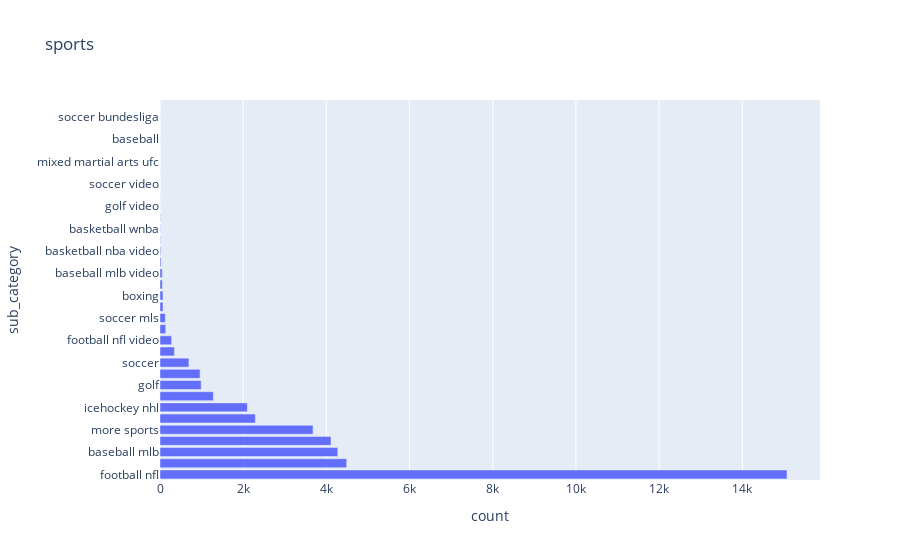

Notebook source saved alongside this figure:
### Code cell
for scc, category in subcategory_counts:
    if category != "sports":
        continue
    fig = px.bar(scc, y="sub_category", x="count", title=category)
    fig.show()

### Figure 1 — Plotly figure (JSON) as saved in the notebook; plotly's stock layout.template omitted (floating-point values rounded to 4 significant figures)
{"data": [{"alignmentgroup": "True", "hovertemplate": "count=%{x}<br>sub_category=%{y}<extra></extra>", "legendgroup": "", "marker": {"color": "#636efa", "pattern": {"shape": ""}}, "name": "", "offsetgroup": "", "orientation": "h", "showlegend": false, "textposition": "auto", "type": "bar", "x": [15073, 4488, 4274, 4111, 3679, 2292, 2100, 1283, 990, 963, 695, 346, 280, 136, 128, 73, 72, 56, 54, 25, 16, 9, 8, 7, 2, 2, 1, 1, 1, 1, 1, 1, 1, 1], "xaxis": "x", "y": ["football nfl", "football ncaa", "baseball mlb", "basketball nba", "more sports", "basketball ncaa", "icehockey nhl", "mixed martial arts", "golf", "racing", "soccer", "tennis", "football nfl video", "outdoors", "soccer mls", "soccer epl", "boxing", "football ncaa video", "baseball mlb video", "basketball ncaa video", "basketball nba video", "boxing and mixed martial arts", "basketball wnba", "news", "golf video", "tennis international", "soccer video", "olympics video", "mixed martial arts ufc", "other sports", "baseball", "basketball", "soccer bundesliga", "soccer fifa wwc"], "yaxis": "y"}], "layout": {"barmode": "relative", "legend": {"tracegroupgap": 0}, "title": {"text": "sports"}, "xaxis": {"anchor": "y", "domain": [0, 1], "title": {"text": "count"}}, "yaxis": {"anchor": "x", "domain": [0, 1], "title": {"text": "sub_category"}}}}
